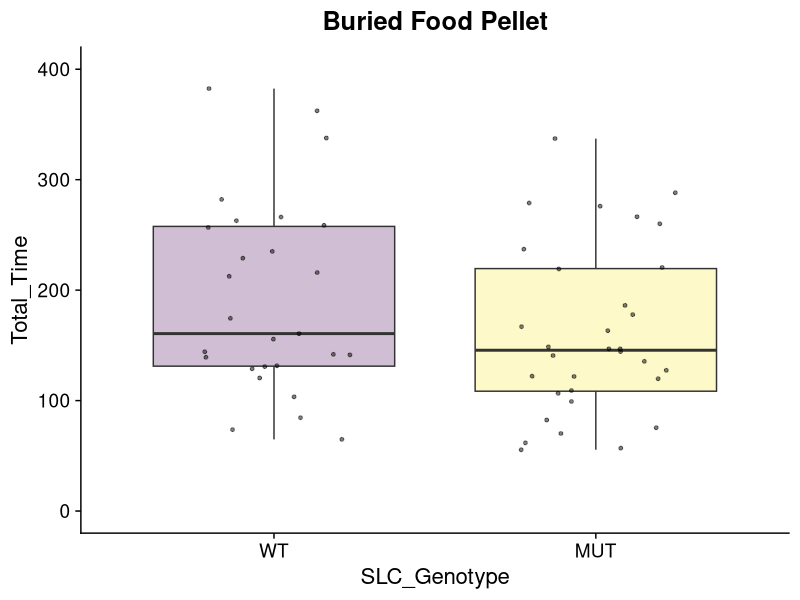
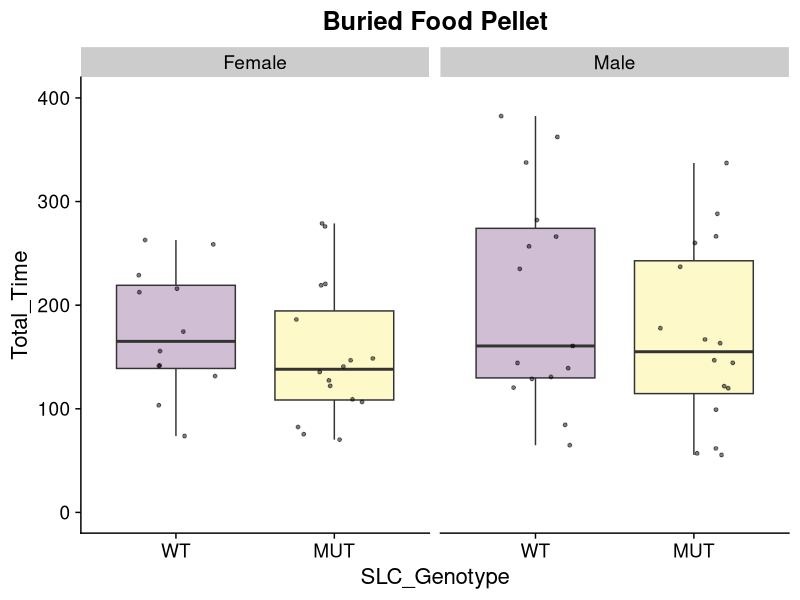
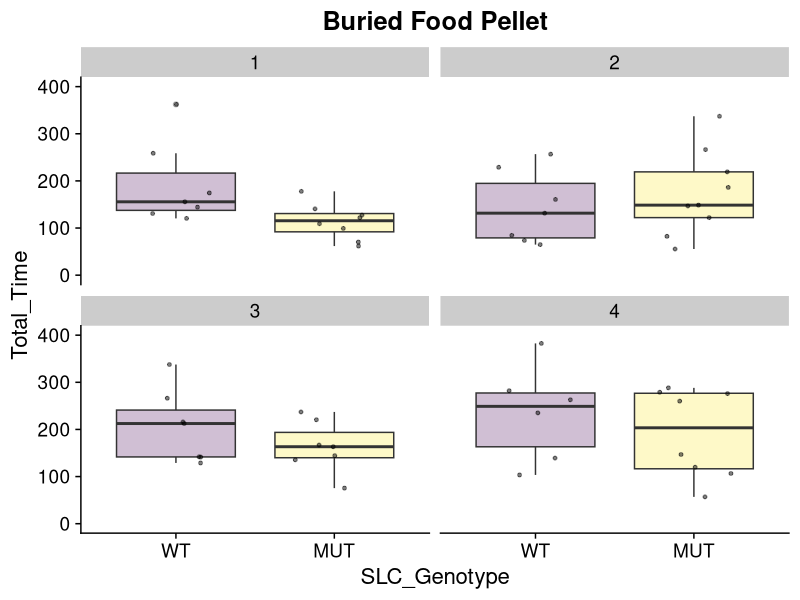

Write the R code that produced these figures, in order. (Note: this script raises an error after producing the figures.)
library(ggplot2)
library(rlang)
library(cowplot)
library(viridis)
library(tidyr)
library(dplyr)

setwd("~/Documents/pdbehavior/")
data<-read.csv("Analysis_Files/SMT/Buried Food Pellet - Sheet1.csv", header=TRUE)
data$SLC_Genotype <- factor(data$SLC_Genotype, levels=c("WT", "HET", "MUT"))

generate_boxplots <- function(input_data, X, Y, min,max){
  data<-as.data.frame(input_data)
  
  ggplot(data=data,aes(x={{X}},y={{Y}}, fill={{X}})) + 
    #geom_violin(alpha=0.25,position=position_dodge(width=.75),size=1,color="black",draw_quantiles=c(0.5))+
    geom_boxplot(alpha=0.25)+
    scale_fill_viridis_d()+
    geom_point(size=1,position=position_jitter(width=0.25),alpha=0.5)+
    theme_cowplot(16) +
    ylim(min,max)+ 
    #facet_grid(~Sex)+    
    theme(legend.position = "none")
  
}

# Total_Time vs SLC

a <-generate_boxplots(data, SLC_Genotype, Total_Time,0,400) +
  ggtitle("Buried Food Pellet")+
  theme(plot.title = element_text(hjust = 0.5))

a

d<-generate_boxplots(data, SLC_Genotype, Total_Time,0,400) +
  ggtitle("Buried Food Pellet")+
  theme(plot.title = element_text(hjust = 0.5))+
  facet_wrap(~Sex)

d

# Omit Round 4

b<-generate_boxplots(data, SLC_Genotype, Total_Time,0,400) +
  ggtitle("Buried Food Pellet")+
  theme(plot.title = element_text(hjust = 0.5))+
  facet_wrap(~Round)

b

## Parametric Stats --
data_nooutlier <- data %>% filter(Total_Time <400)
lm1 <- lm(Total_Time ~  Sex +SLC_Genotype, data = data)
summary(lm1)
wilcox.test(Total_Time ~  SLC_Genotype, data = data)

interact <- lm(Total_Time ~ Sex*SLC_Genotype, data = data)
summary(interact)

lm4 <- lm(Total_Time ~ SLC_Genotype, 
          data =  subset(data, Sex=="Female"))
summary(lm4) 
wilcox.test(Total_Time ~  SLC_Genotype,  data =  subset(data, Sex=="Female"))

lm5 <- lm(Total_Time ~ SLC_Genotype, 
          data =  subset(data,  Sex=="Female"))
summary(lm5) 

lm6 <- lm(Total_Time ~ SLC_Genotype, 
          data =  subset(data, Sex=="Male"))
summary(lm6) 
wilcox.test(Total_Time ~  SLC_Genotype,  data =  subset(data, Sex=="Male"))

wilcox.test(Total_Time ~  SLC_Genotype,  data =  subset(data, Round=="1"))
wilcox.test(Total_Time ~  SLC_Genotype,  data =  subset(data, Round=="3"))
# Save outputs -
sink("Buried_Food_Pellet_Stats.md")
cat("\n\nSummary for all data:\n")
print(summary(lm1))
cat("\n\nSummary for interaction:\n")
print(summary(interact))
cat("\n\nSummary for Tg Neg:\n")
print(summary(lm3))
cat("\n\nSummary for Tg Pos:\n")
print(summary(lm2))
cat("\n\nSummary for Females Tg Neg:\n")
print(summary(lm4))
cat("\n\nSummary for Females Tg Pos:\n")
print(summary(lm5))
cat("\n\nSummary for Males Tg Neg:\n")
print(summary(lm6))
cat("\n\nSummary for Males Tg Pos:\n")
print(summary(lm7))
sink()
